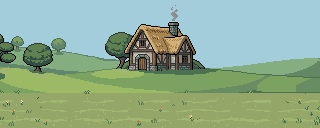
#> input picture assets/bg-meadow-day-final.png, 320 x 128 px, found by its file name
$ python make-night-windows.py
#> lines starting #> are read from the running program, lines starting #| are printed output that depends on the picture
"""Make the lit-windows overlay for the meadow background at night.

Usage: python scripts/make-night-windows.py
Reads  assets/bg-meadow-day-final.png (not modified)
Writes assets/bg-meadow-night-windows.png: same size, transparent except the
       cottage's window glass, in a warm lit-window yellow.

The glass is the dark pixels (#040403 / #15181c) inside each window frame;
the brown frame and bars (#4d3e39) and the frame's own dark outline stay
transparent, so they still read on top of whatever is beneath. A window's
rectangle includes its frame, so its 1 px border is never lit.

Windows listed in FRAME_GLOW also light their bars between the lit panes
(every non-glass pixel inside the box around the lit glass) in a dimmer
amber, so they read as frame glow rather than more glass.
"""

from PIL import Image

SRC = "assets/bg-meadow-day-final.png"
DST = "assets/bg-meadow-night-windows.png"

# (x0, y0, x1, y1), inclusive, frame included.
WINDOWS = {
    "gable": (140, 40, 144, 46),
    "right wing": (182, 54, 187, 63),
}
GLASS = {(4, 4, 3), (21, 24, 28)}  # #040403, #15181c
LIT = (242, 201, 76, 255)  # #f2c94c
GLOW = (168, 116, 58, 255)  # #a8743a: darker, duller amber
FRAME_GLOW = {"right wing"}

src = Image.open(SRC).convert("RGB")
#> src is the input picture: PIL image 320x128 RGB; mean R, G, B 142.9, 173, 144.6
assert src.size == (320, 128), src.size
out = Image.new("RGBA", src.size, (0, 0, 0, 0))
#> out: PIL image 320x128 RGBA; every value is 0

for name, (x0, y0, x1, y1) in WINDOWS.items():
    lit = []
    for y in range(y0 + 1, y1):
        for x in range(x0 + 1, x1):
            if src.getpixel((x, y)) in GLASS:
                out.putpixel((x, y), LIT)
                lit.append((x, y))
    print(f"{name}: {len(lit)} px lit {lit}")
    if name in FRAME_GLOW:
        xs, ys = [x for x, _ in lit], [y for _, y in lit]
        glow = [(x, y) for y in range(min(ys), max(ys) + 1) for x in range(min(xs), max(xs) + 1)
                if (x, y) not in lit]
        for p in glow:
            out.putpixel(p, GLOW)
        print(f"{name}: {len(glow)} px frame glow {glow}")
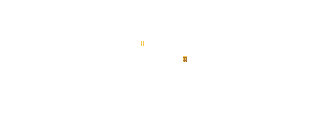
#> out: PIL image 320x128 RGBA; mean R, G, B, A 0.2, 0.1, 0.1, 0.2; transparent parts drawn white

out.save(DST)
print(f"wrote {DST}: {out.size[0]} x {out.size[1]}")
#| wrote assets/bg-meadow-night-windows.png: 320 x 128
